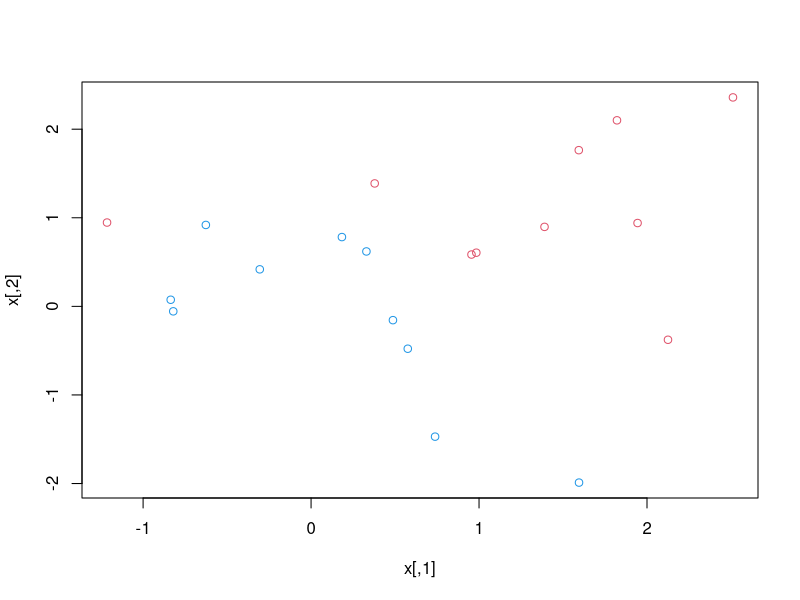
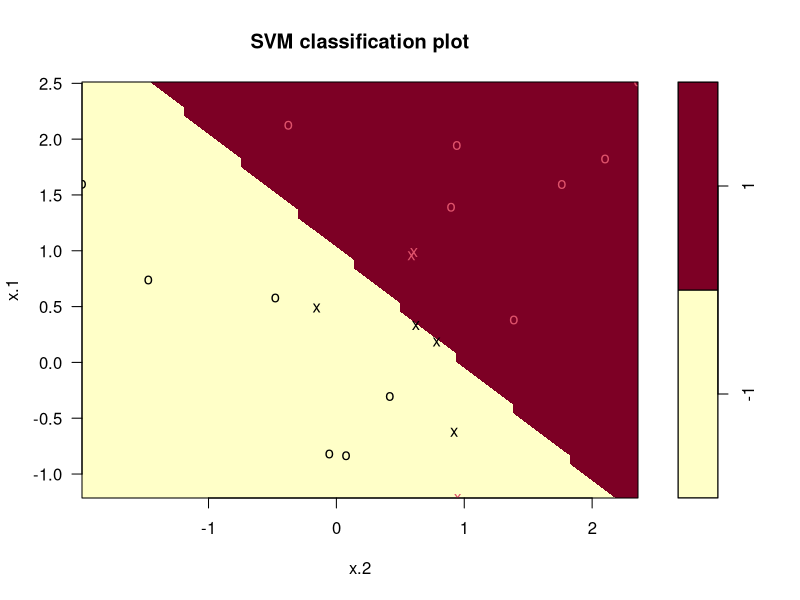
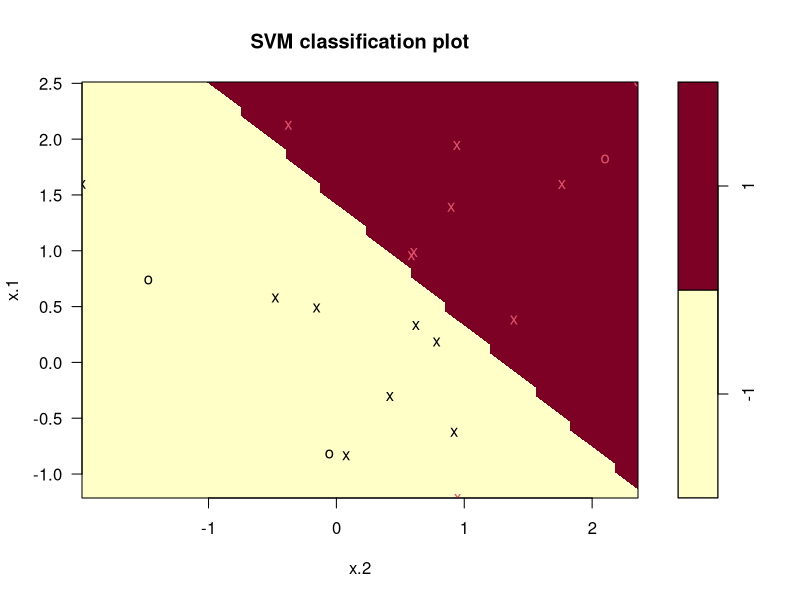
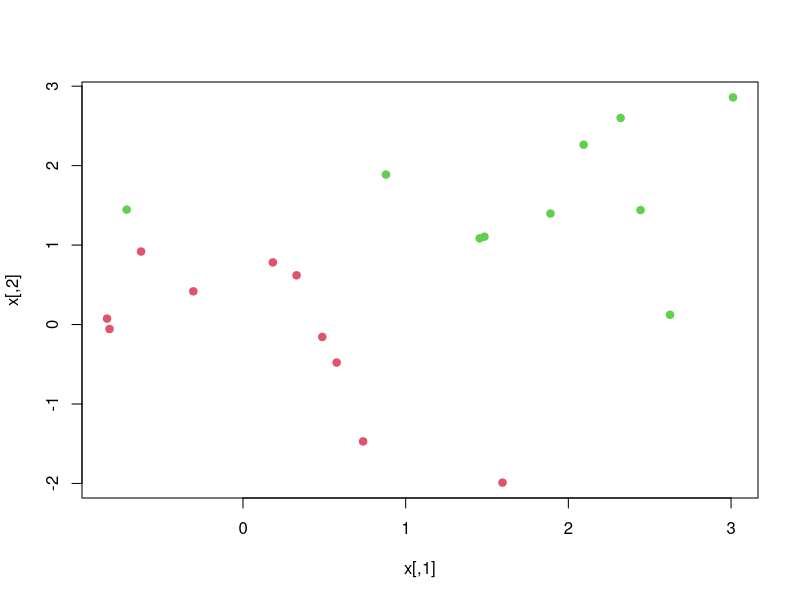
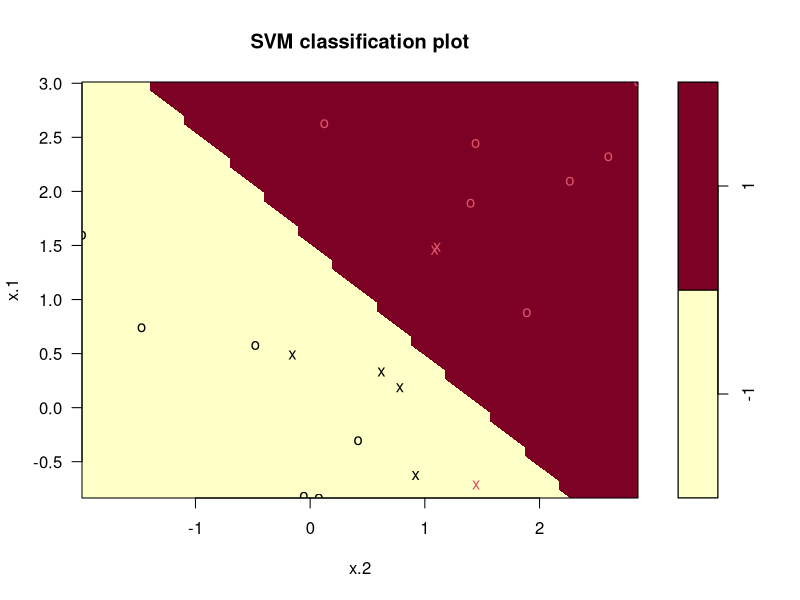
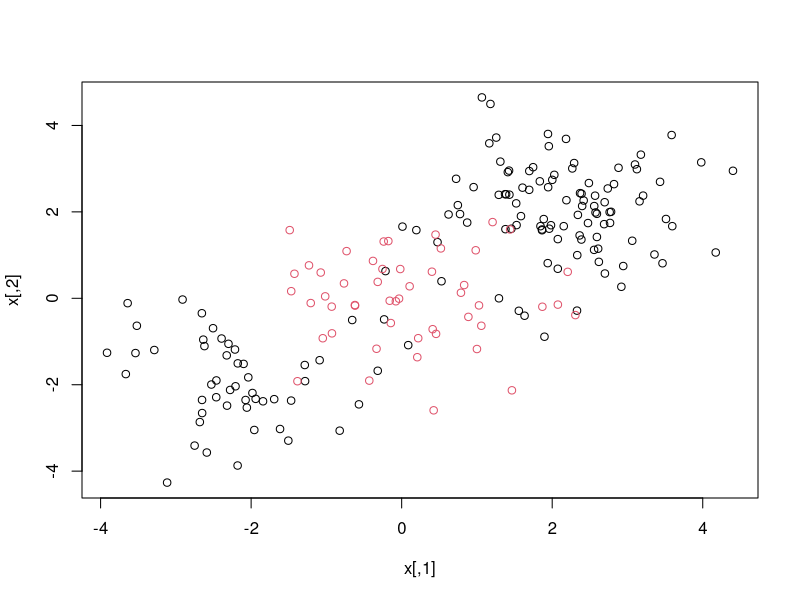
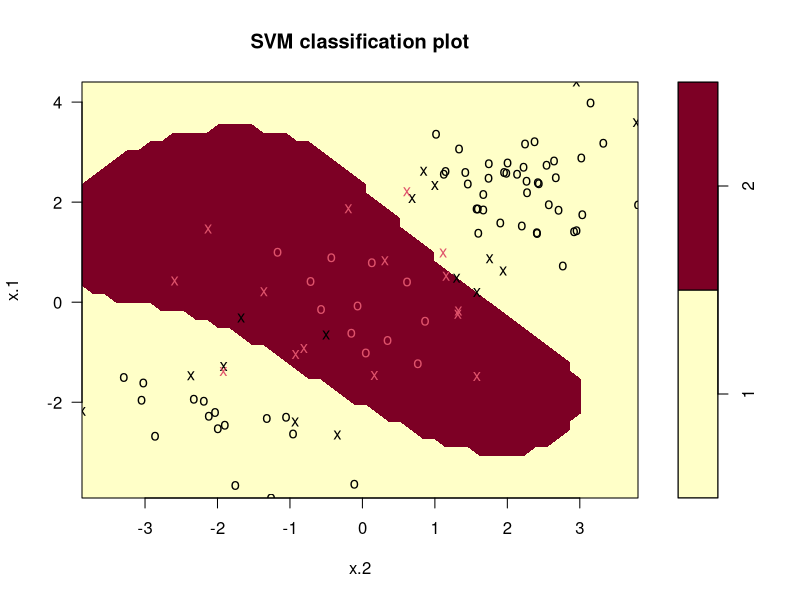
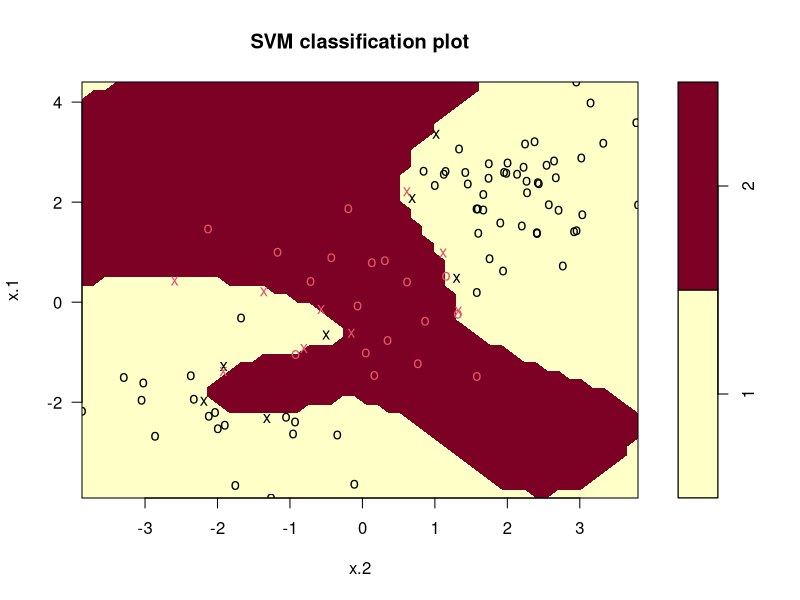

The R script that drew these images, in order:
## ---- chunk 1
knitr::opts_chunk$set(echo = TRUE)
## ---- chunk 2
set.seed(1)
x=matrix(rnorm (20*2), ncol=2)
y=c(rep(-1,10), rep(1,10))
x[y==1,]=x[y==1,] + 1
plot(x, col=(3-y))
## ---- chunk 3
dat=data.frame(x=x, y=as.factor(y))
library(e1071)
svmfit=svm(y~., data=dat , kernel ="linear", cost=10, scale=FALSE)
## ---- chunk 4
plot(svmfit , dat)
## ---- chunk 5
svmfit$index
summary(svmfit)
## ---- chunk 6
svmfit=svm(y~., data=dat , kernel ="linear", cost =0.1,
  scale=FALSE)
plot(svmfit , dat)
## ---- chunk 7
svmfit$index

## ---- chunk 8
set.seed(1)
tune.out=tune(svm ,y~.,data=dat ,kernel ="linear",
  ranges=list(cost=c (0.001, 0.01, 0.1, 1,5,10,100) ))
summary(tune.out)
## ---- chunk 9
best.mod = tune.out$best.model
summary(best.mod)
## ---- chunk 10
xtest=matrix(rnorm (20*2) , ncol=2)
ytest=sample (c(-1,1), 20, rep=TRUE)
xtest[ytest==1,]= xtest[ytest==1,] + 1
testdat=data.frame(x= xtest , y=as.factor(ytest))
## ---- chunk 11
ypred=predict(best.mod ,testdat)
table(predict = ypred , truth=testdat$y)
mean(ypred == testdat$y)
## ---- chunk 12
dat=data.frame(x=x,y=as.factor(y))
svmfit=svm(y~., data=dat , kernel ="linear", cost=1e5)
summary(svmfit)
## ---- chunk 13
x[y==1,]=x[y==1,]+0.5
plot(x, col=(y+5)/2, pch =19)

## ---- chunk 14
dat=data.frame(x=x,y=as.factor(y))
svmfit=svm(y~., data=dat , kernel ="linear", cost=1e5)
summary(svmfit)
## ---- chunk 15
xtest=matrix(rnorm (20*2) , ncol=2)
ytest=sample (c(-1,1), 20, rep=TRUE)
xtest[ytest==1,]= xtest[ytest==1,] + 1
testdat=data.frame(x= xtest , y=as.factor(ytest))
ypred=predict(svmfit ,testdat)
table(predict = ypred , truth=testdat$y)
mean(ypred == testdat$y)
## ---- chunk 16
svmfit=svm(y~., data=dat , kernel ="linear", cost=1)
summary(svmfit)
## ---- chunk 17
plot(svmfit ,dat)
## ---- chunk 18
xtest=matrix(rnorm (20*2) , ncol=2)
ytest=sample (c(-1,1), 20, rep=TRUE)
xtest[ytest==1,]= xtest[ytest==1,] + 1
testdat=data.frame(x= xtest , y=as.factor(ytest))
ypred=predict(svmfit ,testdat)
table(predict = ypred , truth=testdat$y)
mean(ypred == testdat$y)
## ---- chunk 19
set.seed(1)
x=matrix(rnorm (200*2) , ncol=2)
x[1:100,]=x[1:100,]+2
x[101:150 ,]=x[101:150,]-2
y=c(rep(1,150) ,rep(2,50))
dat=data.frame(x=x,y=as.factor(y))
## ---- chunk 20
plot(x, col=y)
## ---- chunk 21
train=sample (200,100)
svmfit=svm(y~., data=dat[train ,], kernel ="radial", gamma=1,
  cost=1)
plot(svmfit , dat[train ,])
## ---- chunk 22
summary(svmfit)
## ---- chunk 23
svmfit=svm(y~., data=dat[train ,], kernel ="radial", gamma=1,
  cost=1e5)
plot(svmfit ,dat[train ,])
## ---- chunk 24
set.seed(1)
tune.out=tune(svm , y~., data=dat[train ,], kernel ="radial",
  ranges=list(cost=c(0.1,1,10,100,1000),
  gamma=c(0.5,1,2,3,4) ))
summary (tune.out)
## ---- chunk 25
table(true=dat[-train ,"y"], pred=predict(tune.out$best.model,
  newdata =dat[-train ,]))
mean(predict(tune.out$best.model, newdata =dat[-train ,]) == dat[-train ,"y"])
